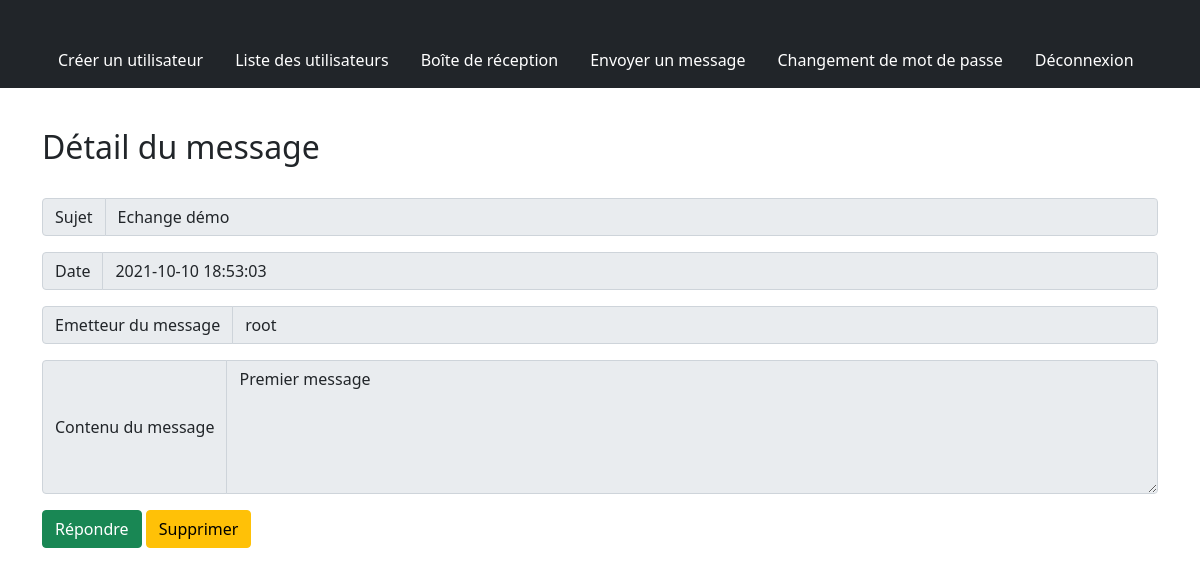
Page /detailsMessage.php?id=22 (signed in) on the committed database.
### tables this page shows
CREATE TABLE "Message" (
	"id" INTEGER PRIMARY KEY AUTOINCREMENT,
	"date_reception"	TEXT,
	"corps"	TEXT NOT NULL,
	"sujet"	TEXT NOT NULL,
	"login_name_expediteur"	INTEGER UNSIGNED NOT NULL,
	"login_name_destinataire"	INTEGER UNSIGNED NOT NULL,
	FOREIGN KEY("login_name_expediteur") REFERENCES "Compte"("login_name") ON UPDATE CASCADE,
	FOREIGN KEY("login_name_destinataire") REFERENCES "Compte"("login_name") ON UPDATE CASCADE
);

### html/classes/DB.php (called while the page is built, shortened)
<?php
class DB {
    private $file_db;
    private function connect()
    {
        $this->file_db = new PDO('sqlite:/usr/share/nginx/databases/database.sqlite');
        $this->file_db->setAttribute(PDO::ATTR_ERRMODE, PDO::ERRMODE_EXCEPTION);
    }
    private function disconnect(){
        $this->file_db = null;
    }
    public function getMessage($id)
    {
        try {
            $query = $this->file_db->query("SELECT * FROM Message WHERE id ='" . $id . "'");
            $result = $query->fetch();
            return $result;
        } catch(Exception $e){
            $this->disconnect();
            return null;
        }
    }
}

### html/detailsMessage.php (the view, shortened to what this page needs)
<?php
include_once "include/header.php";
include_once "classes/DB.php";
$db = new DB();
$message = $db->getMessage($_GET['id']);
?>
<body>
<div class="container mt-3">
    <br><h2>Détail du message</h2><br>
    <div class="input-group mb-3">
        <span class="input-group-text" id="basic-addon1">Sujet</span>
        <input type="text" class="form-control" value="<?php echo $message['sujet']?>" readonly aria-label="Username" aria-describedby="basic-addon1">
    </div>
    <div class="input-group mb-3">
        <span class="input-group-text" id="basic-addon1">Date</span>
        <input type="text" class="form-control" value="<?php echo $message['date_reception']?>" readonly aria-label="Username" aria-describedby="basic-addon1">
    </div>
    <div class="input-group mb-3">
        <span class="input-group-text" id="basic-addon1">Emetteur du message</span>
        <input type="text" class="form-control" value="<?php echo $message['login_name_expediteur']?>" readonly aria-label="Username" aria-describedby="basic-addon1">
    </div>
    <div class="input-group mb-3">
        <span class="input-group-text" id="basic-addon1">Contenu du message</span>
        <textarea readonly class="form-control" id="exampleFormControlTextarea1" rows="5"><?php echo $message['corps']?></textarea>
    </div>
    <a class="btn btn-success" href="answerMessage.php?login=<?php echo $message['login_name_expediteur']
        . '&sujet=' . $message['sujet'] ?>" role="button">Répondre</a>
    <a class="btn btn-warning" type="submit" href="messagerie.php?supprID=<?php echo $message['id']?>" role="button">Supprimer</a>
</div>
</body>

### html/include/header.php (shortened to what this page needs)
<!DOCTYPE html>
<html lang="en" xmlns="http://www.w3.org/1999/html">
<head>
    <link href="css/bootstrap.min.css" rel="stylesheet">
</head>
<header>
    <div class="px-3 py-2 bg-dark text-white">
        <div class="container">
            <div class="d-flex flex-wrap align-items-center justify-content-center justify-content-lg-start">
                <a href="/" class="d-flex align-items-center my-2 my-lg-0 me-lg-auto text-white text-decoration-none">
                    <svg class="bi me-2" width="40" height="32" role="img" aria-label="Bootstrap"><use xlink:href="#bootstrap"/></svg>
                </a>
                <ul class="nav col-12 col-lg-auto my-2 justify-content-center my-md-0 text-small">
                    <?php
                    if (isset($_SESSION['est_admin']) && $_SESSION['est_admin'] == '1'){?>
                        <li>
                            <a href="./createUserForm.php" class="nav-link text-white">
                                Créer un utilisateur
                            </a>
                        </li>
                        <li>
                            <a href="./listUser.php" class="nav-link text-white">
                                Liste des utilisateurs
                            </a>
                        </li>
                    <?php }
                    ?>
                    <li>
                        <a href="./messagerie.php" class="nav-link text-white">
                            Boîte de réception
                        </a>
                    </li>
                    <li>
                        <a href="sendMessage.php" class="nav-link text-white">
                            Envoyer un message
                        </a>
                    </li>
                    <li>
                        <a href="myProfile.php" class="nav-link text-white">
                             Changement de mot de passe
                        </a>
                    </li>
                    <li>
                        <a href="deconnection.php" class="nav-link text-white">
                            Déconnexion
                        </a>
                    </li>
                </ul>
            </div>
        </div>
    </div>
</header>

### rows in the picture
message: sujet "Echange démo", date_reception "2021-10-10 18:53:03", login_name_expediteur "root", corps "Premier message"
